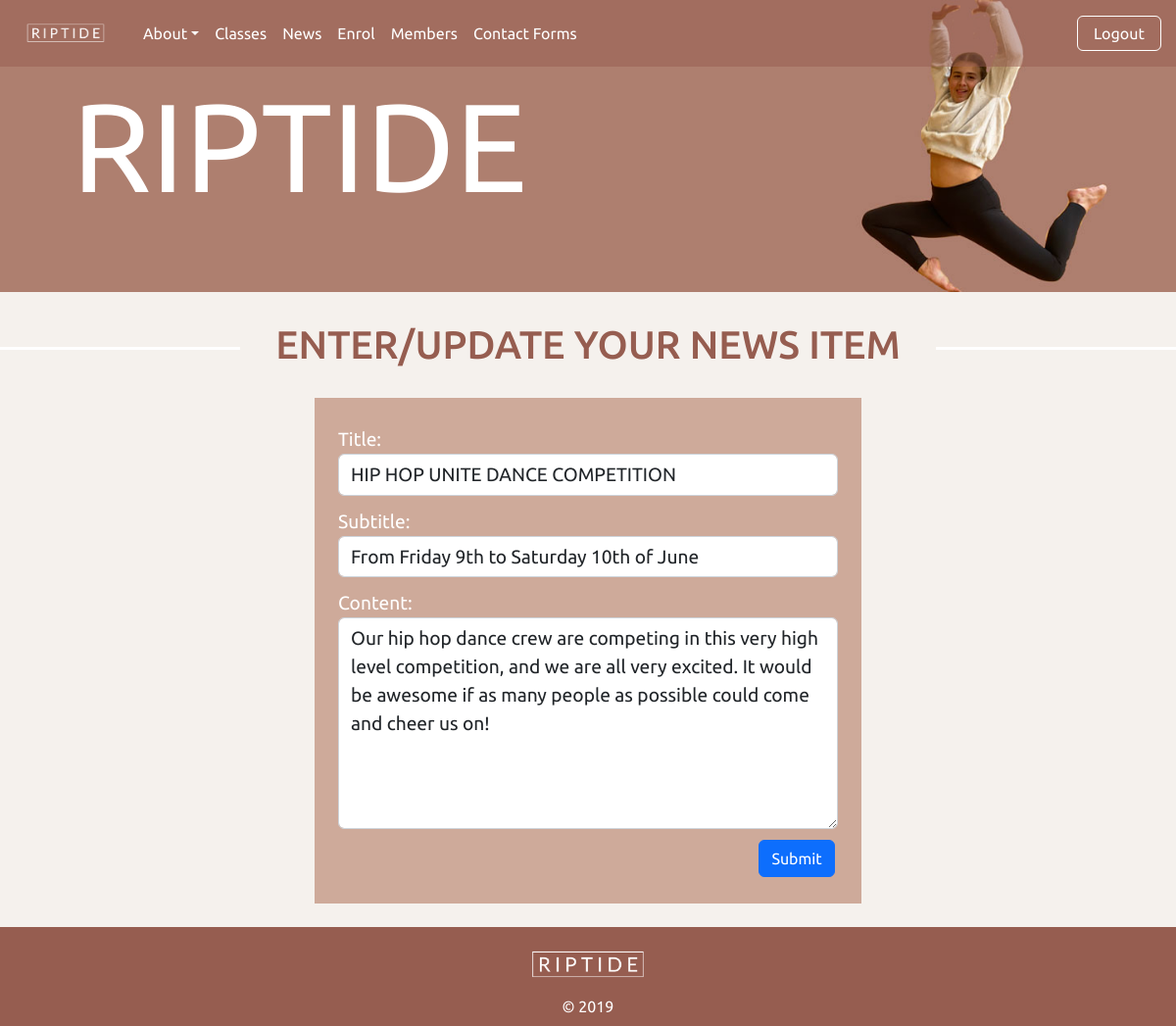
The page /news_cud?id=1&task=update (signed in) on the database its author committed.
### tables this page shows
CREATE TABLE news(
    news_id integer primary key autoincrement not null,
    title text not null unique,
    subtitle text not null unique,
    content text not null unique,
    newsdate date not null,
    member_id integer not null,
    foreign key(member_id) references member(member_id)
);

### server.py (the view, shortened to what this page needs)
@app.route('/news_cud', methods =['GET', 'POST'])
def news_cud():
    data = request.args
    required_keys = ['id','task']
    for k in required_keys:
        if k not in data.keys():
            message = "Do not know what to do with create read update on news (key not present)"
            return render_template('error.html', message=message)
    if request.method == "GET":
        if data['task'] == 'delete':
            sql = """delete from news where news_id = ?"""
            values_tuple = (data['id'],)
            result = run_commit_query(sql, values_tuple, db_path)
            return redirect(url_for('news'))
        elif data['task'] == 'update':
            sql = """ select title,subtitle, content from news where news_id=? """
            values_tuple = (data['id'])
            result = run_search_query_tuples(sql, values_tuple, db_path, True)
            result = result[0]
            return render_template("news_cud.html",
                                   **result,
                                   id=data['id'],
                                   task=data['task'])
        elif data['task'] == 'add':
            temp = {'title':'Test Title', 'subtitle':'Test Subtitle', 'content':'Test Content'}
            return render_template("news_cud.html", id=0, task=data['task'],
                                   **temp)
        else:
            message = "Unrecognised task coming from news page"
            return render_template('error.html', message=message)
    else:
        message = "Unrecognised command coming from news page"
        return render_template("error.html", message=message)

### db_functions.py (called while the page is built)
def run_search_query_tuples(sql_query,values_tuple, file_path, rowfactory=False):
    result = None
    try:
        db = sqlite3.connect(file_path)
        if rowfactory:
            db.row_factory = sqlite3.Row
        cursor = db.cursor()
        cursor.execute(sql_query,values_tuple)
        result = cursor.fetchall()
        cursor.close()
    except sqlite3.Error as error:
        print("Error running search query tuples: {}".format(error))
        return None
    db.close()
    if result is None:
        print("No search values were found")
    return result

### templates/news_cud.html (shortened to what this page needs)
{% extends "layout.html" %}
{% block banner %}
static/images/molly_banner3.jpg
{% endblock %}
{% block content %}
<h1>ENTER/UPDATE YOUR NEWS ITEM</h1>
<div class="container-lg">
  <div class="news p-4 my-4">
  <form action="{{url_for('news_cud', id=id, task=task)}}" method="POST">
    <div class="">
      <label for="title" class="form-text">Title:</label>
      <input type="text" class="form-control" id="title" name="title" placeholder="" value="{{title}}" required>
    </div>
    <div class="my-2">
      <label for="subtitle" class="form-text">Subtitle:</label>
      <input type="text" class="form-control" id="subtitle" name="subtitle" placeholder="" value="{{subtitle}}" required>
    </div>
    <div class="my-2">
      <label for="content" class="form-text">Content:</label>
      <textarea class="form-control" id="content" name="content" rows="7" required>{{content}}</textarea>
    </div>
    <div class="text-end">
      <button type="submit" class="btn btn-primary">Submit</button>
    </div>
  </form>
  </div>
</div>
{% endblock %}

### static/styles.css (style rules this page uses)
body { font-family: 'Ubuntu', sans-serif; background-color: rgb(245,241,237); }
h1 { padding:0; overflow: hidden; color:rgb(150,93,80); display: table; white-space: nowrap; margin: 0.75em 0; scroll-margin-top: 3em; }
h1:before, h1:after { border-top: 3px solid rgb(255,255,255); content: ''; display: table-cell; position: relative; top: 0.65em; width: 50%; }
h1:before { right: 3%; }
h1:after { left: 3%; }
.form-text { color: white; font-size: 1em; }
.btn { color: white; margin: 0.2em; }
label, input[type='text'], input[type='email'], textarea { font-size: 1.2em !important; }
.news { max-width: 50%; translate: 50%; padding: 2em; background-color: rgb(206, 170, 154); }

### rows shown on the page
news: title "HIP HOP UNITE DANCE COMPETITION", subtitle "From Friday 9th to Saturday 10th of June", content "Our hip hop dance crew are competing in this very high level competition, and we are all very excited. It would be awesome if as many people as possible could come and cheer us on!"
